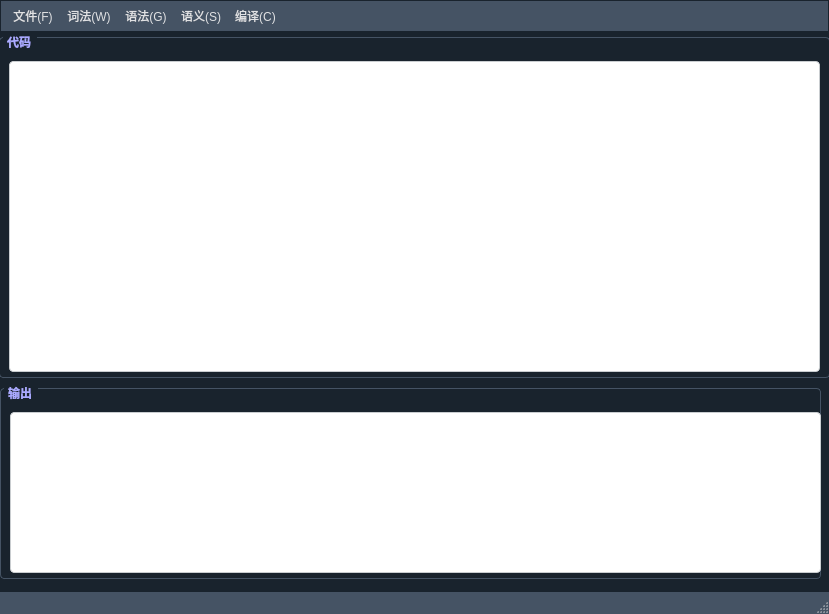
<?xml version="1.0" encoding="UTF-8"?>
<ui version="4.0">
 <class>ParserClass</class>
 <widget class="QMainWindow" name="ParserClass">
  <property name="geometry">
   <rect>
    <x>0</x>
    <y>0</y>
    <width>829</width>
    <height>614</height>
   </rect>
  </property>
  <property name="windowTitle">
   <string>Light Compiler Based on LR1 Metod(to be continued)</string>
  </property>
  <property name="windowIcon">
   <iconset resource="Parser.qrc">
    <normaloff>:/Parser/picture/icon.png</normaloff>:/Parser/picture/icon.png</iconset>
  </property>
  <widget class="QWidget" name="centralWidget">
   <property name="styleSheet">
    <string notr="true">QWidget {
  background-color: #19232D;
  border: 0px solid #455364;
  padding: 0px;
  color: #E0E1E3;
  selection-background-color: #346792;
  selection-color: #E0E1E3;
}

QWidget:disabled {
  background-color: #19232D;
  color: #9DA9B5;
  selection-background-color: #26486B;
  selection-color: #9DA9B5;
}

QWidget::item:selected {
  background-color: #346792;
}

QWidget::item:hover:!selected {
  background-color: #1A72BB;
}</string>
   </property>
   <widget class="QGroupBox" name="groupBox">
    <property name="geometry">
     <rect>
      <x>-1</x>
      <y>-1</y>
      <width>831</width>
      <height>351</height>
     </rect>
    </property>
    <property name="styleSheet">
     <string notr="true">QGroupBox {
	color: rgb(170, 170, 255);
  font-weight: bold;
  border: 1px solid #455364;
  border-radius: 4px;
  padding: 2px;
  margin-top: 6px;
  margin-bottom: 4px;
}

QGroupBox::title {
  rgb(255, 255, 255)
  subcontrol-origin: margin;
  subcontrol-position: top left;
  left: 4px;
  padding-left: 2px;
  padding-right: 4px;
  padding-top: -4px;
}

QGroupBox::indicator {
  margin-left: 2px;
  margin-top: 2px;
  padding: 0;
  height: 14px;
  width: 14px;
}
</string>
    </property>
    <property name="title">
     <string>代码</string>
    </property>
    <widget class="QTextEdit" name="textEdit">
     <property name="geometry">
      <rect>
       <x>10</x>
       <y>30</y>
       <width>811</width>
       <height>311</height>
      </rect>
     </property>
     <property name="font">
      <font>
       <family>Consolas</family>
      </font>
     </property>
     <property name="styleSheet">
      <string notr="true">QTextEdit {
  background-color: #FFFFFF;
  color: #19232D;
  border-radius: 4px;
  border: 1px solid #C9CDD0;
}

QTextEdit:focus {
  border: 1px solid #73C7FF;
}

QTextEdit:selected {
  background: #9FCBFF;
  color: #C9CDD0;
}</string>
     </property>
    </widget>
   </widget>
   <widget class="QGroupBox" name="groupBox_2">
    <property name="geometry">
     <rect>
      <x>0</x>
      <y>350</y>
      <width>821</width>
      <height>201</height>
     </rect>
    </property>
    <property name="styleSheet">
     <string notr="true">QGroupBox {
	color: rgb(170, 170, 255);
  font-weight: bold;
  border: 1px solid #455364;
  border-radius: 4px;
  padding: 2px;
  margin-top: 6px;
  margin-bottom: 4px;
}

QGroupBox::title {
  rgb(255, 255, 255)
  subcontrol-origin: margin;
  subcontrol-position: top left;
  left: 4px;
  padding-left: 2px;
  padding-right: 4px;
  padding-top: -4px;
}

QGroupBox::indicator {
  margin-left: 2px;
  margin-top: 2px;
  padding: 0;
  height: 14px;
  width: 14px;
}
</string>
    </property>
    <property name="title">
     <string>输出</string>
    </property>
    <widget class="QTextBrowser" name="textBrowser">
     <property name="geometry">
      <rect>
       <x>10</x>
       <y>30</y>
       <width>811</width>
       <height>161</height>
      </rect>
     </property>
     <property name="font">
      <font>
       <family>宋体</family>
      </font>
     </property>
     <property name="styleSheet">
      <string notr="true">QTextBrowser {
	background-color: rgb(255, 255, 255);
  
  color: #19232D;
  border-radius: 4px;
  border: 1px solid #C9CDD0;
}</string>
     </property>
    </widget>
   </widget>
  </widget>
  <widget class="QMenuBar" name="menuBar">
   <property name="geometry">
    <rect>
     <x>0</x>
     <y>0</y>
     <width>829</width>
     <height>35</height>
    </rect>
   </property>
   <property name="styleSheet">
    <string notr="true">QMenuBar {
  background-color: #455364;
  padding: 2px;
  border: 1px solid #19232D;
  color: #E0E1E3;
  selection-background-color: #1A72BB;
}

QMenuBar:focus {
  border: 1px solid #346792;
}

QMenuBar::item {
  background: transparent;
  padding: 4px;
}

QMenuBar::item:selected {
  padding: 4px;
  background: transparent;
  border: 0px solid #455364;
  background-color: #1A72BB;
}</string>
   </property>
   <widget class="QMenu" name="menu_F">
    <property name="title">
     <string>文件(F)</string>
    </property>
    <property name="toolTipsVisible">
     <bool>false</bool>
    </property>
    <addaction name="action_Code"/>
    <addaction name="action_Grammar"/>
   </widget>
   <widget class="QMenu" name="menu_W">
    <property name="title">
     <string>词法(W)</string>
    </property>
    <addaction name="action_Token"/>
    <addaction name="action_DFA"/>
   </widget>
   <widget class="QMenu" name="menu_G">
    <property name="title">
     <string>语法(G)</string>
    </property>
    <addaction name="action_Table"/>
    <addaction name="action_Process"/>
    <addaction name="action_Tree"/>
    <addaction name="actionLR_1_DFA"/>
   </widget>
   <widget class="QMenu" name="menu_C">
    <property name="title">
     <string>编译(C)</string>
    </property>
    <addaction name="action_Run"/>
    <addaction name="action_Restart"/>
   </widget>
   <widget class="QMenu" name="menu_S">
    <property name="title">
     <string>语义(S)</string>
    </property>
    <addaction name="action_Quaternion"/>
   </widget>
   <addaction name="menu_F"/>
   <addaction name="menu_W"/>
   <addaction name="menu_G"/>
   <addaction name="menu_S"/>
   <addaction name="menu_C"/>
  </widget>
  <widget class="QStatusBar" name="statusBar">
   <property name="styleSheet">
    <string notr="true">QStatusBar {
	color: rgb(255, 255, 255);
  border: 1px solid #455364;
  /* Fixes Spyder #9120, #9121 */
  background: #455364;
  /* Fixes #205, white vertical borders separating items */
}

QStatusBar::item {
  border: none;
}

QStatusBar QToolTip {
  background-color: #1A72BB;
  border: 1px solid #19232D;
  color: #19232D;
  /* Remove padding, for fix combo box tooltip */
  padding: 0px;
  /* Reducing transparency to read better */
  opacity: 230;
}

QStatusBar QLabel {
  /* Fixes Spyder #9120, #9121 */
  background: transparent;
}
</string>
   </property>
  </widget>
  <action name="action_Code">
   <property name="text">
    <string>导入源代码</string>
   </property>
  </action>
  <action name="action_Grammar">
   <property name="text">
    <string>导入文法</string>
   </property>
  </action>
  <action name="actionDFA">
   <property name="text">
    <string>DFA</string>
   </property>
  </action>
  <action name="action_Token">
   <property name="text">
    <string>Token</string>
   </property>
  </action>
  <action name="action_DFA">
   <property name="text">
    <string>DFA</string>
   </property>
  </action>
  <action name="action_Table">
   <property name="text">
    <string>Action Goto Table</string>
   </property>
  </action>
  <action name="action_Process">
   <property name="text">
    <string>归约过程</string>
   </property>
  </action>
  <action name="action_Tree">
   <property name="text">
    <string>语法分析树</string>
   </property>
  </action>
  <action name="action_Run">
   <property name="text">
    <string>开始编译</string>
   </property>
  </action>
  <action name="action_Restart">
   <property name="text">
    <string>重置</string>
   </property>
  </action>
  <action name="actionLR_1_DFA">
   <property name="text">
    <string>LR(1)  DFA</string>
   </property>
  </action>
  <action name="action_Quaternion">
   <property name="text">
    <string>四元式</string>
   </property>
  </action>
 </widget>
 <layoutdefault spacing="6" margin="11"/>
 <resources>
  <include location="Parser.qrc"/>
 </resources>
 <connections/>
</ui>
